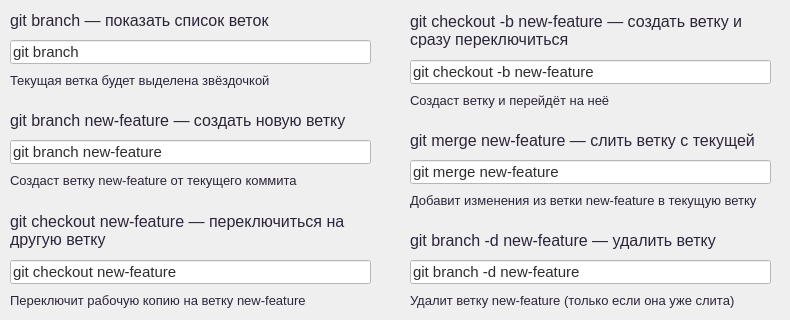
     <widget class="QWidget" name="page_3">
      <widget class="QLabel" name="label_23">
       <property name="geometry">
        <rect>
         <x>10</x>
         <y>10</y>
         <width>281</width>
         <height>21</height>
        </rect>
       </property>
       <property name="font">
        <font>
         <family>Yu Gothic UI</family>
         <pointsize>12</pointsize>
        </font>
       </property>
       <property name="styleSheet">
        <string notr="true">color: rgb(44, 37, 58);
background-color: rgba(255, 255, 255, 0);
border: none;</string>
       </property>
       <property name="text">
        <string>git branch — показать список веток</string>
       </property>
      </widget>
      <widget class="QLabel" name="label_24">
       <property name="geometry">
        <rect>
         <x>10</x>
         <y>70</y>
         <width>371</width>
         <height>21</height>
        </rect>
       </property>
       <property name="font">
        <font>
         <family>Yu Gothic UI</family>
         <pointsize>10</pointsize>
        </font>
       </property>
       <property name="styleSheet">
        <string notr="true">color: rgb(44, 37, 58);
background-color: rgba(255, 255, 255, 0);
border: none;</string>
       </property>
       <property name="text">
        <string>Текущая ветка будет выделена звёздочкой</string>
       </property>
      </widget>
      <widget class="QLineEdit" name="lineEdit_12">
       <property name="geometry">
        <rect>
         <x>10</x>
         <y>40</y>
         <width>361</width>
         <height>24</height>
        </rect>
       </property>
       <property name="font">
        <font>
         <family>Yu Gothic UI</family>
         <pointsize>11</pointsize>
        </font>
       </property>
       <property name="styleSheet">
        <string notr="true">background-color: rgb(255, 255, 255);
color: rgb(45, 45, 45);</string>
       </property>
       <property name="text">
        <string>git branch</string>
       </property>
      </widget>
      <widget class="QLabel" name="label_25">
       <property name="geometry">
        <rect>
         <x>10</x>
         <y>110</y>
         <width>351</width>
         <height>21</height>
        </rect>
       </property>
       <property name="font">
        <font>
         <family>Yu Gothic UI</family>
         <pointsize>12</pointsize>
        </font>
       </property>
       <property name="styleSheet">
        <string notr="true">color: rgb(44, 37, 58);
background-color: rgba(255, 255, 255, 0);
border: none;</string>
       </property>
       <property name="text">
        <string>git branch new-feature — создать новую ветку</string>
       </property>
      </widget>
      <widget class="QLabel" name="label_26">
       <property name="geometry">
        <rect>
         <x>10</x>
         <y>170</y>
         <width>371</width>
         <height>21</height>
        </rect>
       </property>
       <property name="font">
        <font>
         <family>Yu Gothic UI</family>
         <pointsize>10</pointsize>
        </font>
       </property>
       <property name="styleSheet">
        <string notr="true">color: rgb(44, 37, 58);
background-color: rgba(255, 255, 255, 0);
border: none;</string>
       </property>
       <property name="text">
        <string>Создаст ветку new-feature от текущего коммита</string>
       </property>
      </widget>
      <widget class="QLineEdit" name="lineEdit_13">
       <property name="geometry">
        <rect>
         <x>10</x>
         <y>140</y>
         <width>361</width>
         <height>24</height>
        </rect>
       </property>
       <property name="font">
        <font>
         <family>Yu Gothic UI</family>
         <pointsize>11</pointsize>
        </font>
       </property>
       <property name="styleSheet">
        <string notr="true">background-color: rgb(255, 255, 255);
color: rgb(45, 45, 45);</string>
       </property>
       <property name="text">
        <string>git branch new-feature</string>
       </property>
      </widget>
      <widget class="QLabel" name="label_27">
       <property name="geometry">
        <rect>
         <x>10</x>
         <y>290</y>
         <width>371</width>
         <height>21</height>
        </rect>
       </property>
       <property name="font">
        <font>
         <family>Yu Gothic UI</family>
         <pointsize>10</pointsize>
        </font>
       </property>
       <property name="styleSheet">
        <string notr="true">color: rgb(44, 37, 58);
background-color: rgba(255, 255, 255, 0);
border: none;</string>
       </property>
       <property name="text">
        <string>Переключит рабочую копию на ветку new-feature</string>
       </property>
      </widget>
      <widget class="QLineEdit" name="lineEdit_14">
       <property name="geometry">
        <rect>
         <x>10</x>
         <y>260</y>
         <width>361</width>
         <height>24</height>
        </rect>
       </property>
       <property name="font">
        <font>
         <family>Yu Gothic UI</family>
         <pointsize>11</pointsize>
        </font>
       </property>
       <property name="styleSheet">
        <string notr="true">background-color: rgb(255, 255, 255);
color: rgb(45, 45, 45);</string>
       </property>
       <property name="text">
        <string>git checkout new-feature</string>
       </property>
      </widget>
      <widget class="QLabel" name="label_28">
       <property name="geometry">
        <rect>
         <x>10</x>
         <y>210</y>
         <width>361</width>
         <height>41</height>
        </rect>
       </property>
       <property name="font">
        <font>
         <family>Yu Gothic UI</family>
         <pointsize>12</pointsize>
        </font>
       </property>
       <property name="styleSheet">
        <string notr="true">color: rgb(44, 37, 58);
background-color: rgba(255, 255, 255, 0);
border: none;</string>
       </property>
       <property name="text">
        <string>git checkout new-feature — переключиться на 
другую ветку</string>
       </property>
      </widget>
      <widget class="QLabel" name="label_31">
       <property name="geometry">
        <rect>
         <x>410</x>
         <y>10</y>
         <width>361</width>
         <height>41</height>
        </rect>
       </property>
       <property name="font">
        <font>
         <family>Yu Gothic UI</family>
         <pointsize>12</pointsize>
        </font>
       </property>
       <property name="styleSheet">
        <string notr="true">color: rgb(44, 37, 58);
background-color: rgba(255, 255, 255, 0);
border: none;</string>
       </property>
       <property name="text">
        <string>git checkout -b new-feature — создать ветку и 
сразу переключиться</string>
       </property>
      </widget>
      <widget class="QLineEdit" name="lineEdit_16">
       <property name="geometry">
        <rect>
         <x>410</x>
         <y>60</y>
         <width>361</width>
         <height>24</height>
        </rect>
       </property>
       <property name="font">
        <font>
         <family>Yu Gothic UI</family>
         <pointsize>11</pointsize>
        </font>
       </property>
       <property name="styleSheet">
        <string notr="true">background-color: rgb(255, 255, 255);
color: rgb(45, 45, 45);</string>
       </property>
       <property name="text">
        <string>git checkout -b new-feature</string>
       </property>
      </widget>
      <widget class="QLabel" name="label_32">
       <property name="geometry">
        <rect>
         <x>410</x>
         <y>90</y>
         <width>371</width>
         <height>21</height>
        </rect>
       </property>
       <property name="font">
        <font>
         <family>Yu Gothic UI</family>
         <pointsize>10</pointsize>
        </font>
       </property>
       <property name="styleSheet">
        <string notr="true">color: rgb(44, 37, 58);
background-color: rgba(255, 255, 255, 0);
border: none;</string>
       </property>
       <property name="text">
        <string>Создаст ветку и перейдёт на неё</string>
       </property>
      </widget>
      <widget class="QLabel" name="label_33">
       <property name="geometry">
        <rect>
         <x>410</x>
         <y>190</y>
         <width>371</width>
         <height>21</height>
        </rect>
       </property>
       <property name="font">
        <font>
         <family>Yu Gothic UI</family>
         <pointsize>10</pointsize>
        </font>
       </property>
       <property name="styleSheet">
        <string notr="true">color: rgb(44, 37, 58);
background-color: rgba(255, 255, 255, 0);
border: none;</string>
       </property>
       <property name="text">
        <string>Добавит изменения из ветки new-feature в текущую ветку</string>
       </property>
      </widget>
      <widget class="QLabel" name="label_34">
       <property name="geometry">
        <rect>
         <x>410</x>
         <y>130</y>
         <width>361</width>
         <height>21</height>
        </rect>
       </property>
       <property name="font">
        <font>
         <family>Yu Gothic UI</family>
         <pointsize>12</pointsize>
        </font>
       </property>
       <property name="styleSheet">
        <string notr="true">color: rgb(44, 37, 58);
background-color: rgba(255, 255, 255, 0);
border: none;</string>
       </property>
       <property name="text">
        <string>git merge new-feature — слить ветку с текущей</string>
       </property>
      </widget>
      <widget class="QLineEdit" name="lineEdit_17">
       <property name="geometry">
        <rect>
         <x>410</x>
         <y>160</y>
         <width>361</width>
         <height>24</height>
        </rect>
       </property>
       <property name="font">
        <font>
         <family>Yu Gothic UI</family>
         <pointsize>11</pointsize>
        </font>
       </property>
       <property name="styleSheet">
        <string notr="true">background-color: rgb(255, 255, 255);
color: rgb(45, 45, 45);</string>
       </property>
       <property name="text">
        <string>git merge new-feature</string>
       </property>
      </widget>
      <widget class="QLabel" name="label_35">
       <property name="geometry">
        <rect>
         <x>410</x>
         <y>290</y>
         <width>371</width>
         <height>21</height>
        </rect>
       </property>
       <property name="font">
        <font>
         <family>Yu Gothic UI</family>
         <pointsize>10</pointsize>
        </font>
       </property>
       <property name="styleSheet">
        <string notr="true">color: rgb(44, 37, 58);
background-color: rgba(255, 255, 255, 0);
border: none;</string>
       </property>
       <property name="text">
        <string>Удалит ветку new-feature (только если она уже слита)</string>
       </property>
      </widget>
      <widget class="QLabel" name="label_36">
       <property name="geometry">
        <rect>
         <x>410</x>
         <y>230</y>
         <width>361</width>
         <height>21</height>
        </rect>
       </property>
       <property name="font">
        <font>
         <family>Yu Gothic UI</family>
         <pointsize>12</pointsize>
        </font>
       </property>
       <property name="styleSheet">
        <string notr="true">color: rgb(44, 37, 58);
background-color: rgba(255, 255, 255, 0);
border: none;</string>
       </property>
       <property name="text">
        <string>git branch -d new-feature — удалить ветку</string>
       </property>
      </widget>
      <widget class="QLineEdit" name="lineEdit_18">
       <property name="geometry">
        <rect>
         <x>410</x>
         <y>260</y>
         <width>361</width>
         <height>24</height>
        </rect>
       </property>
       <property name="font">
        <font>
         <family>Yu Gothic UI</family>
         <pointsize>11</pointsize>
        </font>
       </property>
       <property name="styleSheet">
        <string notr="true">background-color: rgb(255, 255, 255);
color: rgb(45, 45, 45);</string>
       </property>
       <property name="text">
        <string>git branch -d new-feature</string>
       </property>
      </widget>
     </widget>
